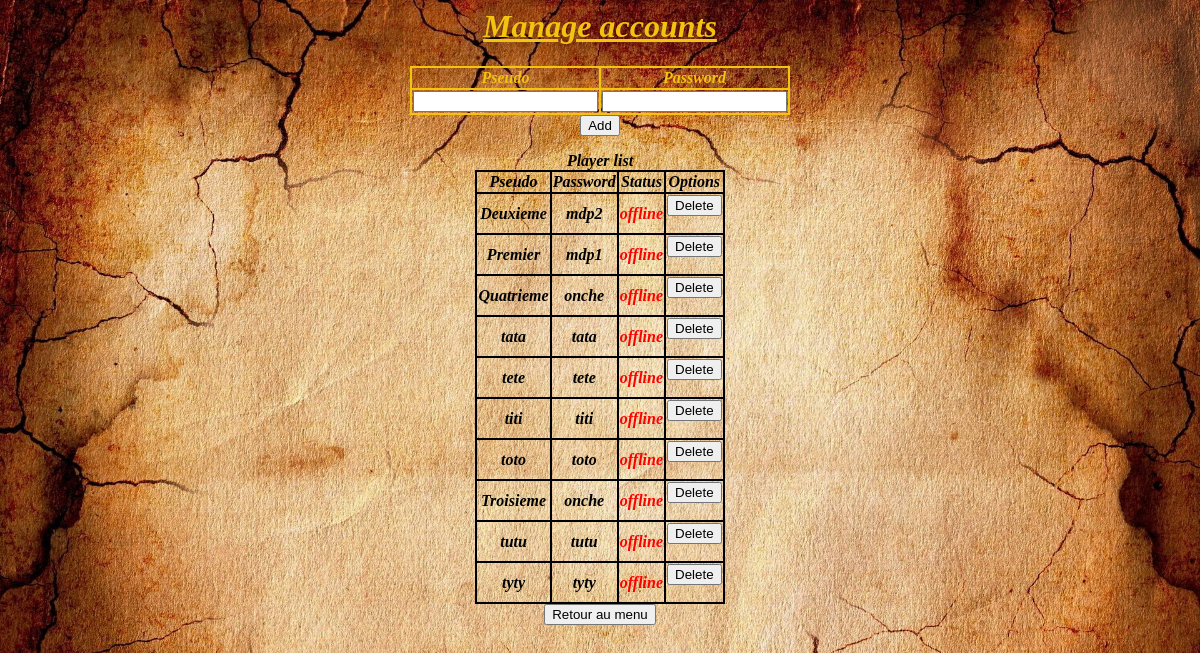
Screenshot of /index.php/gamecontroller/players with the database file from the repository.
### tables this page shows
CREATE TABLE `players` (
  `pseudo` varchar(50) NOT NULL,
  `password` varchar(32) NOT NULL,
  `online` tinyint(1) NOT NULL
);

### application/controllers/gamecontroller.php (called while the page is built, shortened)
<?php
class GameController extends CI_Controller{
	function __construct(){
		$this->load->model('gamemodel');
	}
       function players(){
           $data['infos'] = $this->gamemodel->getPlayers();
           $this->load->view('players', $data);
       }
}
?>

### index.php (called while the page is built, shortened)
<?php
require_once BASEPATH.'core/CodeIgniter.php';

### application/models/gamemodel.php (called while the page is built, shortened)
<?php
class Gamemodel extends CI_Model{
        function getPlayers(){
            $query = $this->db->query('SELECT pseudo, password, online FROM players');
            return $query;
        }
}

### application/views/players.php (the view, shortened to what this page needs)
<hmtl>
    <head>
        <link rel="stylesheet" type="text/css" href="http://localhost/LoveLetter/upload/mystyle.css">
    </head>
    <body>
        <h1> Manage accounts </h1>
        <center><form method = 'POST' action='http://localhost/LoveLetter/index.php/gamecontroller/register'>
                <table>
                    <tr id="jaune">
                        <td><label>Pseudo</label></td>
                        <td><label>Password</label></td>
                    </tr>
                    <tr id="jaune">
                        <td><input type='text' name='pseudo' required/></td>
                        <td><input type='text' name='psw' required/></td>
                    </tr>
                </table>
                        <center><input type ='submit' value="Add"/></center>
            </form>
        </center>
        <table align = center background='http://localhost/LoveLetter/upload/fond_tableau.png' id="tab">
            <caption> Player list </caption>
            <tr>
                <th> Pseudo </th>
                <th> Password </th>
                <th> Status </th>
                <th> Options </th>
            </tr>
                <?php if(isset($infos)){
                    foreach($infos->result() as $row){
                        ?>
            <tr>
                <td><?php echo $row->pseudo;?></td>
                <td><?php echo $row->password;?></td>
                <td><?php
                        if ($row->online == 1){
                            echo "<font color='green'>online</font>";
                        }
                        else{
                            echo "<font color='red'>offline</font>";
                        }
                    ?>
                </td>
                <td>
                    <?php echo"<form method = 'POST' action='http://localhost/LoveLetter/index.php/gamecontroller/delete/".$row->pseudo."'>"; ?>
                        <input type ='submit' value="Delete" name="pseudo"/>
                    </form>
                </td>
            </tr>
                <?php
                    }
                }
                ?>
        </table>
    </body>
    <footer>
        <form method = 'POST' action='http://localhost/LoveLetter/index.php/gamecontroller/'>
                    <center><input type ='submit' value="Retour au menu"/></center>
        </form>
    </footer>
</hmtl>

### upload/mystyle.css (style rules this page uses)
body { background-image:url("http://localhost/LoveLetter/upload/background.png"); background-repeat: no-repeat; background-size: 100%; }
table { border-style:solid; border-width: 2px; border-collapse:collapse }
tr { border-style:solid; border-width: 2px; }
th { text-align: center; font-family: Lucida Sans; font-style: italic; border-style:solid; border-width: 2px; }
td { text-align: center; border-style:solid; border-width: 2px; font-style: italic; font-weight: bold; font-family: Lucida Sans; }
h1 { text-align: center; color: #F1C40F; font-family: Lucida Sans; font-style: italic; text-decoration: underline; }
#jaune { border-color: #F1C40F; font-family: Lucida Sans; font-weight: bold; color: #F1C40F; font-style: italic; }
caption { border-width: 2px; font-family: Lucida Sans; font-weight: bold; font-style: italic; }

### rows the page displays
players: pseudo "Deuxieme", password "mdp2", online "offline"
players: pseudo "Premier", password "mdp1", online "offline"
players: pseudo "Quatrieme", password "onche", online "offline"
players: pseudo "tata", password "tata", online "offline"
players: pseudo "tete", password "tete", online "offline"
players: pseudo "titi", password "titi", online "offline"
players: pseudo "toto", password "toto", online "offline"
players: pseudo "Troisieme", password "onche", online "offline"
players: pseudo "tutu", password "tutu", online "offline"
players: pseudo "tyty", password "tyty", online "offline"
